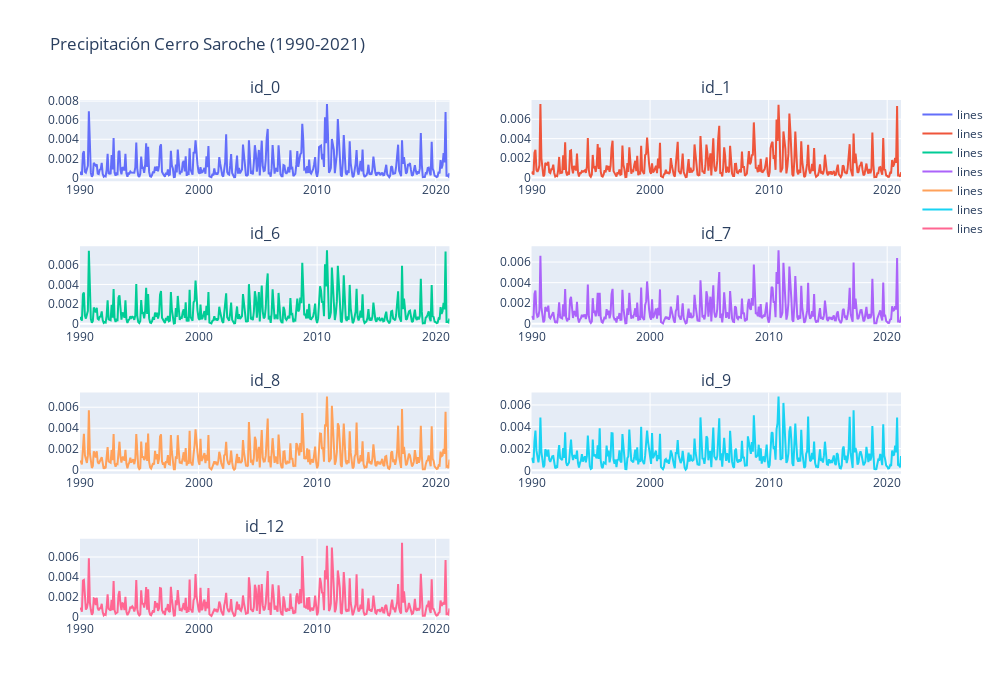

Source (notebook cell):
### Code cell
# Create traces
fig = make_subplots(rows=4, cols=2, subplot_titles=("id_0", "id_1", "id_6", "id_7", "id_8", "id_9", "id_12"))
fig.add_trace(go.Scatter(x=data_parque[data_parque.id==0].validDate.tolist(),
                         y=data_parque[data_parque.id==0]['Total precipitation'].tolist(),
                         mode='lines',
                         name='lines'),
                         row=1, col=1)
fig.add_trace(go.Scatter(x=data_parque[data_parque.id==1].validDate.tolist(),
                        y=data_parque[data_parque.id==1]['Total precipitation'].tolist(),
                        mode='lines',
                        name='lines'),
                        row=1, col=2)
fig.add_trace(go.Scatter(x=data_parque[data_parque.id==6].validDate.tolist(),
                         y=data_parque[data_parque.id==6]['Total precipitation'].tolist(),
                         mode='lines',
                         name='lines'),
                         row=2, col=1)
fig.add_trace(go.Scatter(x=data_parque[data_parque.id==7].validDate.tolist(),
                         y=data_parque[data_parque.id==7]['Total precipitation'].tolist(),
                         mode='lines',
                         name='lines'),
                         row=2, col=2)
fig.add_trace(go.Scatter(x=data_parque[data_parque.id==8].validDate.tolist(),
                         y=data_parque[data_parque.id==8]['Total precipitation'].tolist(),
                         mode='lines',
                         name='lines'),
                         row=3, col=1)
fig.add_trace(go.Scatter(x=data_parque[data_parque.id==9].validDate.tolist(),
                         y=data_parque[data_parque.id==9]['Total precipitation'].tolist(),
                         mode='lines',
                         name='lines'),
                         row=3, col=2)
fig.add_trace(go.Scatter(x=data_parque[data_parque.id==12].validDate.tolist(),
                         y=data_parque[data_parque.id==12]['Total precipitation'].tolist(),
                         mode='lines',
                         name='lines'),
                         row=4, col=1)

fig.update_layout(height=700, width=1000,
                  title_text="Precipitación Cerro Saroche (1990-2021)")

fig.show()

### Figure 1 — Plotly figure (JSON) as saved in the notebook; plotly's stock layout.template omitted (floating-point values rounded to 4 significant figures; data arrays with more than 128 entries replaced by an {"elided": "..."} marker saying what was removed)
{"data": [{"mode": "lines", "name": "lines", "type": "scatter", "x": {"elided": "375 str values"}, "xaxis": "x", "y": {"elided": "375 float values"}, "yaxis": "y"}, {"mode": "lines", "name": "lines", "type": "scatter", "x": {"elided": "375 str values"}, "xaxis": "x2", "y": {"elided": "375 float values"}, "yaxis": "y2"}, {"mode": "lines", "name": "lines", "type": "scatter", "x": {"elided": "375 str values"}, "xaxis": "x3", "y": {"elided": "375 float values"}, "yaxis": "y3"}, {"mode": "lines", "name": "lines", "type": "scatter", "x": {"elided": "375 str values"}, "xaxis": "x4", "y": {"elided": "375 float values"}, "yaxis": "y4"}, {"mode": "lines", "name": "lines", "type": "scatter", "x": {"elided": "375 str values"}, "xaxis": "x5", "y": {"elided": "375 float values"}, "yaxis": "y5"}, {"mode": "lines", "name": "lines", "type": "scatter", "x": {"elided": "375 str values"}, "xaxis": "x6", "y": {"elided": "375 float values"}, "yaxis": "y6"}, {"mode": "lines", "name": "lines", "type": "scatter", "x": {"elided": "375 str values"}, "xaxis": "x7", "y": {"elided": "375 float values"}, "yaxis": "y7"}], "layout": {"annotations": [{"font": {"size": 16}, "showarrow": false, "text": "id_0", "x": 0.225, "xanchor": "center", "xref": "paper", "y": 1, "yanchor": "bottom", "yref": "paper"}, {"font": {"size": 16}, "showarrow": false, "text": "id_1", "x": 0.775, "xanchor": "center", "xref": "paper", "y": 1, "yanchor": "bottom", "yref": "paper"}, {"font": {"size": 16}, "showarrow": false, "text": "id_6", "x": 0.225, "xanchor": "center", "xref": "paper", "y": 0.7188, "yanchor": "bottom", "yref": "paper"}, {"font": {"size": 16}, "showarrow": false, "text": "id_7", "x": 0.775, "xanchor": "center", "xref": "paper", "y": 0.7188, "yanchor": "bottom", "yref": "paper"}, {"font": {"size": 16}, "showarrow": false, "text": "id_8", "x": 0.225, "xanchor": "center", "xref": "paper", "y": 0.4375, "yanchor": "bottom", "yref": "paper"}, {"font": {"size": 16}, "showarrow": false, "text": "id_9", "x": 0.775, "xanchor": "center", "xref": "paper", "y": 0.4375, "yanchor": "bottom", "yref": "paper"}, {"font": {"size": 16}, "showarrow": false, "text": "id_12", "x": 0.225, "xanchor": "center", "xref": "paper", "y": 0.1562, "yanchor": "bottom", "yref": "paper"}], "height": 700, "title": {"text": "Precipitación Cerro Saroche (1990-2021)"}, "width": 1000, "xaxis": {"anchor": "y", "domain": [0, 0.45]}, "xaxis2": {"anchor": "y2", "domain": [0.55, 1]}, "xaxis3": {"anchor": "y3", "domain": [0, 0.45]}, "xaxis4": {"anchor": "y4", "domain": [0.55, 1]}, "xaxis5": {"anchor": "y5", "domain": [0, 0.45]}, "xaxis6": {"anchor": "y6", "domain": [0.55, 1]}, "xaxis7": {"anchor": "y7", "domain": [0, 0.45]}, "xaxis8": {"anchor": "y8", "domain": [0.55, 1]}, "yaxis": {"anchor": "x", "domain": [0.8438, 1]}, "yaxis2": {"anchor": "x2", "domain": [0.8438, 1]}, "yaxis3": {"anchor": "x3", "domain": [0.5625, 0.7188]}, "yaxis4": {"anchor": "x4", "domain": [0.5625, 0.7188]}, "yaxis5": {"anchor": "x5", "domain": [0.2812, 0.4375]}, "yaxis6": {"anchor": "x6", "domain": [0.2812, 0.4375]}, "yaxis7": {"anchor": "x7", "domain": [0, 0.1562]}, "yaxis8": {"anchor": "x8", "domain": [0, 0.1562]}}}
